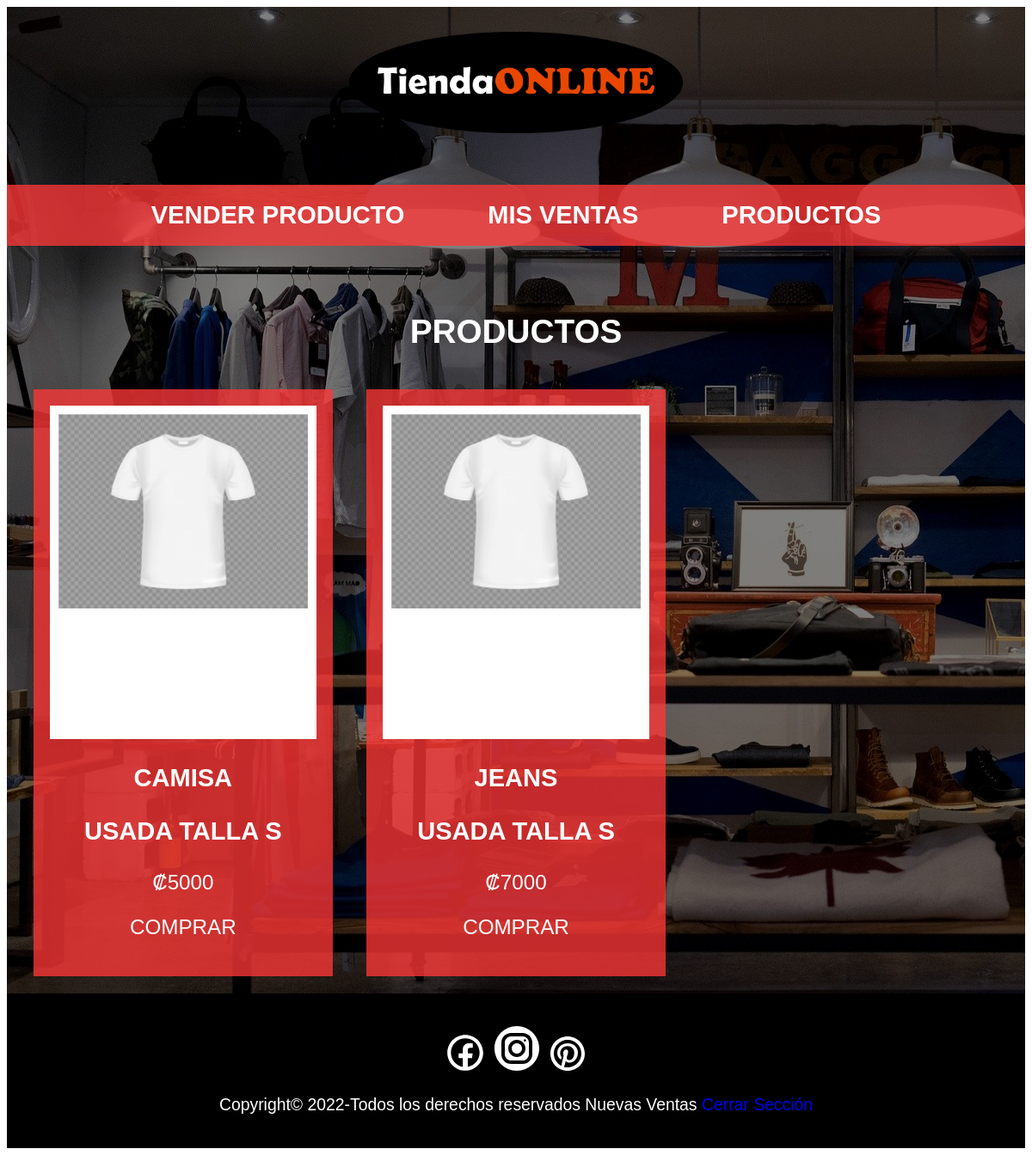
Page /Admin/pages/misventas.php (signed in) on the earlier database version.
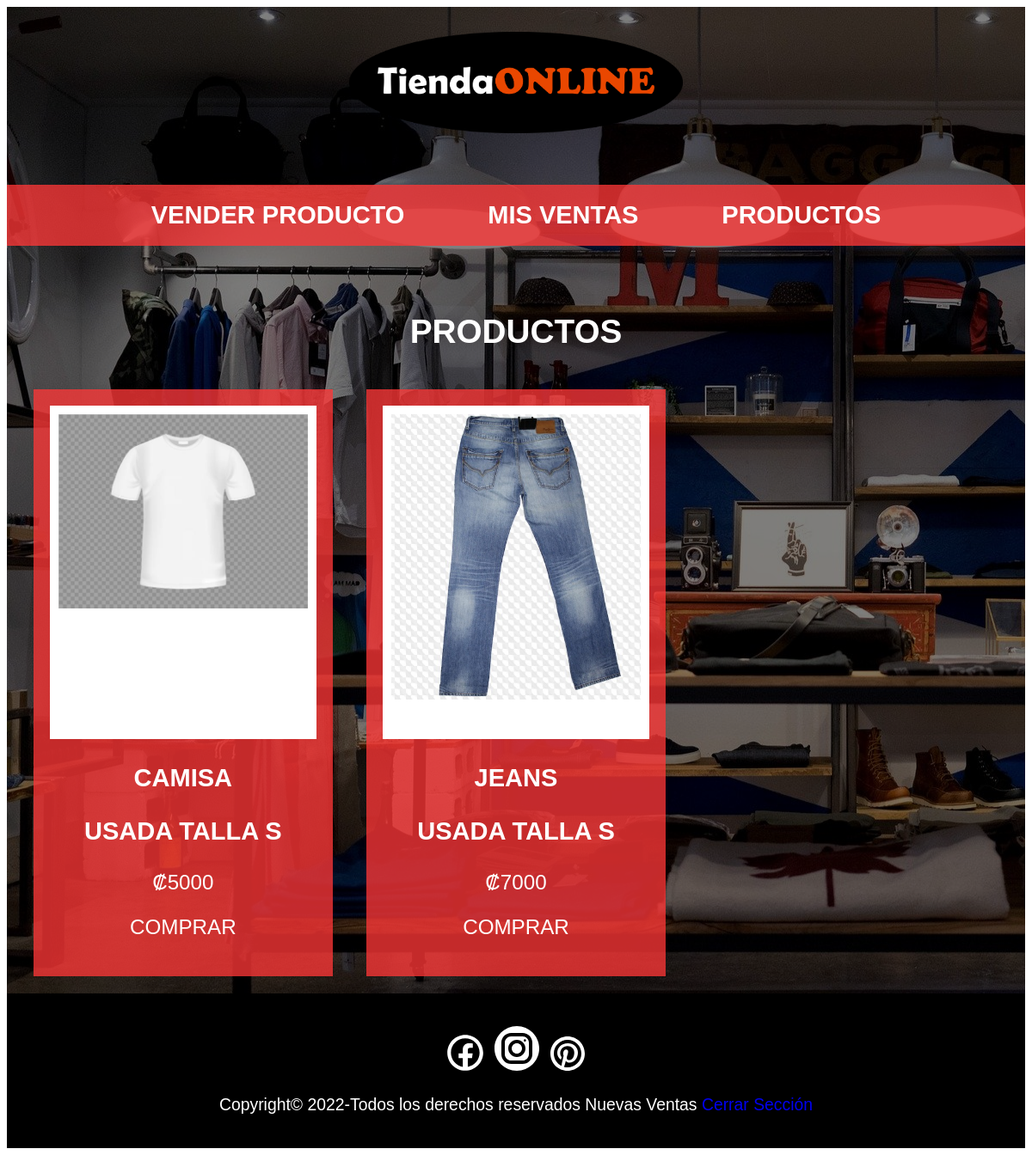
Same page on the later database version.
### tables this page shows
create table ventas (
codigov int not null auto_increment,
id_usuario int,
nombre varchar(50) ,
precio double(10,4) ,
descripcion varchar(55) ,
img varchar(150),
primary key(codigov),
foreign key fk_usuario_id (id_usuario) references usuarios(id_usuario) 
);

### Admin/class/Producto.php (called while the page is built, shortened)
<?php
include "Conexion.php";
class Producto extends Conexion
{
    private $usuario;
    private $nombre;
    private $precio;
    private $descripcion;
    private $img;
    public function __construct($idventa,$usuario, $nombre, $precio, $descripcion, $img)
    {
        $this->usuario = $usuario;
        $this->nombre = $nombre;
        $this->precio = $precio;
        $this->descripcion = $descripcion;
        $this->img = $img;
    }
    public static function getAll()
    {
        $conexion = new Conexion();
        $conexion->conectar();
        $query = "SELECT * FROM ventas";
        $prepare = mysqli_prepare($conexion->link, $query);
        $prepare->execute();
        $respuesta = $prepare->get_result();
        $dataArray = $respuesta->fetch_all();
        $productos = [];
        foreach ($dataArray as $data) {
            $producto = new producto($data[0], $data[1], $data[2], $data[3], $data[4], $data[5]);
            array_push($productos, $producto);
        }
        return $productos;
    }
    public function getUsuario(): string
    {
        return $this->usuario;
    }
    public function getNombre(): string
    {
        return $this->nombre;
    }
    public function getPrecio(): int
    {
        return $this->precio;
    }
    public function getDescripcion(): string
    {
        return $this->descripcion;
    }
    public function getImg(): string
    {
        return $this->img;
    }
}

### Admin/class/Conexion.php (called while the page is built, shortened)
<?php
class Conexion
{
    public function conectar() {
        $this->link = mysqli_connect("localhost", "root", "", "nventas");
    }
}

### Admin/pages/misventas.php (the view, shortened to what this page needs)
<!DOCTYPE html>
<html lang="en">
<head>
    <link rel="stylesheet" href="../../menu.css">
    <?php
    include "../class/Producto.php";
    ?>
</head>
<body>
    <div class="img-fondo">
        <div class="velo-negro">
            <header class="header">
                <a href="Menu.php">
                    <img src="../../imgs/logo.png" alt="logo" class="logo-img">
                </a>
            </header>
            <nav>
                <a href="producto_nuevo.php">Vender producto</a>
                <a href="misventas.php">Mis ventas</a>
                <a href="Menu.php">Productos</a>
            </nav>
            <main class="contenedor">
                <h1 class="nustros-productos">Productos</h1>
                <div class="productos">
                    <?php $productos = Producto::getAll(); ?>
                    <?php if (empty($productos)) {  ?>
                        <div>
                            <p class="producto-nombre">No hay productos en el sistema.</p>
                        </div>
                    <?php } else { ?>
                        <?php
                        foreach ($productos as $producto) {
                            if($_SESSION["id"] == $producto->getUsuario()){
                            echo "<div class='producto'>";
                            echo "<div class='producto-blanco'>";
                            echo "<img src= ../../imgs/" . $producto->getImg() . " alt=".$producto->getImg().">";
                           echo "</div>";
                            echo "<div class='producto-informacion'>";
                           echo "<p class='producto-nombre'>" . $producto->getNombre() . "</p>";
                           echo "<p class='producto-nombre'>" . $producto->getDescripcion() . "</p>";
                           echo "<p class='producto-precio'>"."₡".$producto->getPrecio()."</p>";
                           echo "<p class='producto-precio'>Comprar</p>";
                           echo "</div>";
                           echo "</div>";
                        }
                        } ?>
                    <?php } ?>
                </div>
            </main>
        </div>
    </div>
    <footer class="footer">
        <a class="enlace-footer" href="#">
        </a>
        <a class="enlace-footer" href="#">
        </a>
        <a class="enlace-footer" href="#">
        </a>
        <p>Copyright© 2022-Todos los derechos reservados Nuevas Ventas <span><a href="../controller/logout.php">Cerrar Sección</a></span></p>
    </footer>
</html>

Differences in the rows shown:
changed ventas "JEANS": img: a different picture
